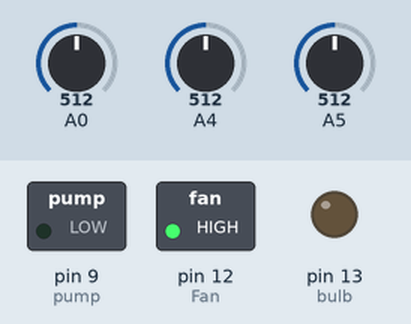
Simulated run of this sketch. Board: Arduino Uno, built with avr-gcc and run on an emulated ATmega328P. Parts: switched loads named in the sketch (green lamp = pin HIGH), output pins drawn as LEDs (lit = HIGH). The test bench sets the inputs (shaded band); at power-on: A0 = 512, A4 = 512, A5 = 512. What the sketch prints to the serial monitor is not drawn.

Above: at 1.8 s.
1.9 s: A0 set to 78
3.7 s: A0 set to 68
At 5.7 s:
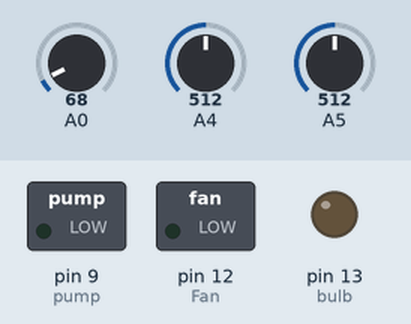
6.0 s: A4 set to 925
8.2 s: A4 set to 951
At 9.4 s:
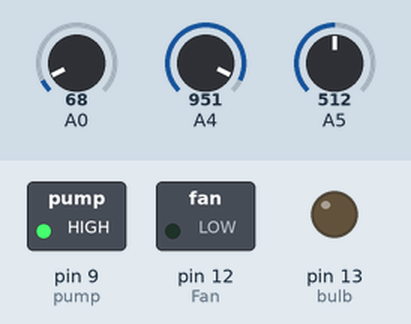
10.5 s: A0 set to 30
At 12.6 s:
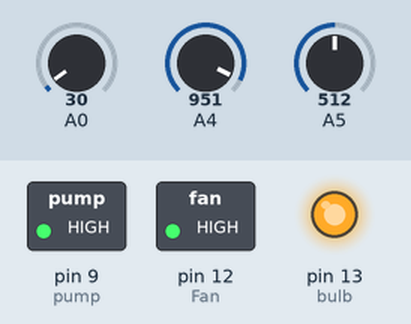
13.0 s: A5 set to 293
15.2 s: A5 set to 259
At 17.4 s:
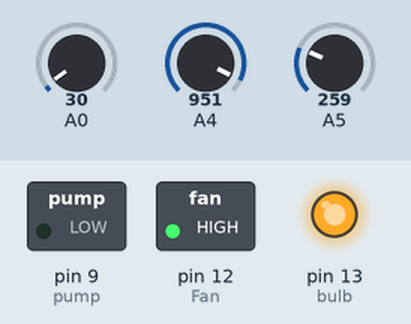
Timing chart, 0 to 18.5 s (numbered marks = the images above; inputs shaded):
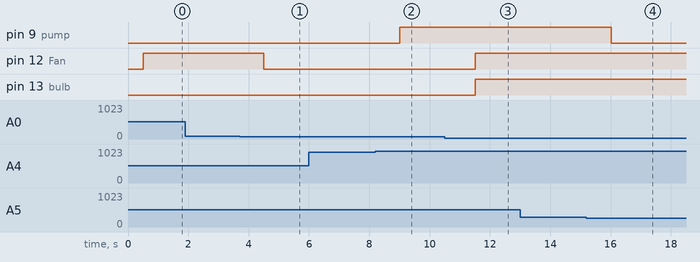

Measured:
- the behaviour switches between 72 and 71 on A0 (found by bisection; images 0 and 1)
- the behaviour switches between 941 and 942 on A4 (found by bisection; images 1 and 2)
- the behaviour switches between 277 and 276 on A5 (found by bisection; images 3 and 4)
- after the input at 1.9 s, every drawn part: stays the same
- after the input at 3.7 s, pin 12 (Fan): HIGH → LOW after 0.81 s
- after the input at 6.0 s, every drawn part: stays the same
- after the input at 8.2 s, pin 9 (pump): LOW → HIGH after 0.81 s
- after the input at 10.5 s, pin 12 (Fan), pin 13 (bulb): LOW → HIGH after 1.0 s
- after the input at 13.0 s, every drawn part: stays the same
- after the input at 15.2 s, pin 9 (pump): HIGH → LOW after 0.82 s

The sketch:

hyrdoponics.ino
```cpp
#include<LiquidCrystal.h>
LiquidCrystal lcd(2,3,4,5,6,7);
int Fan=12;
int bulb=13;
int pump=9;
int coolingFan=10;


void setup(){
 // lcd.begin(16,2);
  pinMode(Fan,OUTPUT);
  pinMode(bulb,OUTPUT);
  pinMode(pump,OUTPUT);
  Serial.begin(9600);

}
void loop(){
  temperature();
  humidity();
}

void temperature(){
  float value= analogRead(A0);
  float mv= (value*5000)/1024;
  float temp=mv/10;
  //lcd.setCursor(0,0);
  Serial.print("Temp= ");
  Serial.print(temp);
  Serial.print("  ");
  delay(500);
  //Serial.clear();
  if(temp>35)
  {
    digitalWrite(Fan,HIGH);
  }

  else if(temp<25){
    digitalWrite(bulb,HIGH);
    digitalWrite(Fan,HIGH);
  }
  else
  {
    digitalWrite(bulb,LOW);
    digitalWrite(Fan,LOW);
  }
}

void humidity() {
int moist;
int soilSample1= analogRead(A5);
int soilSample2= analogRead(A4);
int soilSample=(soilSample1+soilSample2)/2 ;
moist=map(soilSample,0,1023,100,0);
Serial.print("Moisture: ");
//Serial.setCursor(11,1);
Serial.print(moist);
Serial.println();
delay(500);
//Serial.clear();
if(moist<30){
    digitalWrite(pump,HIGH);
  }
if(moist>40){
  digitalWrite(pump,LOW);
}
}
```
